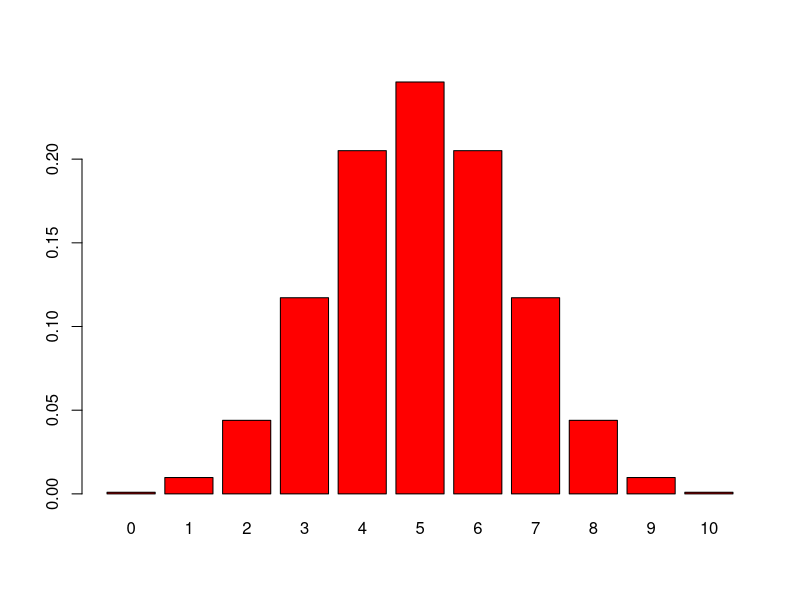
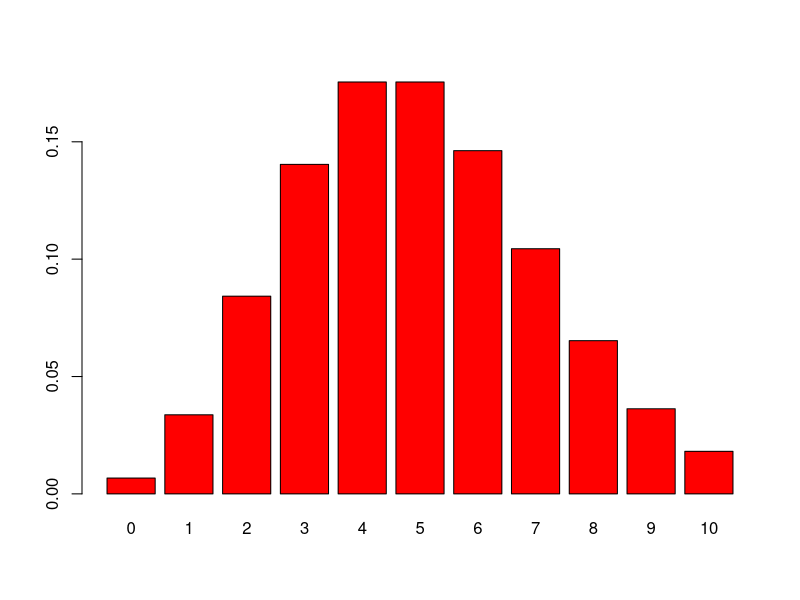
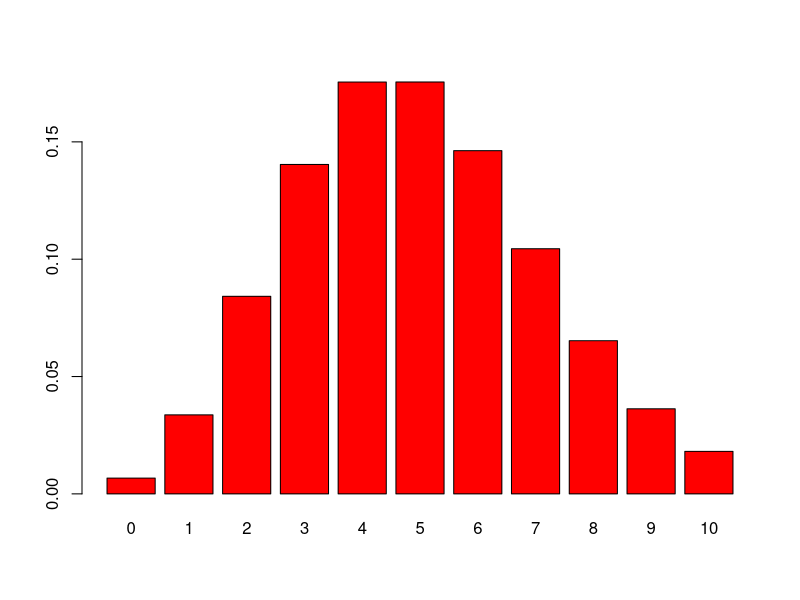
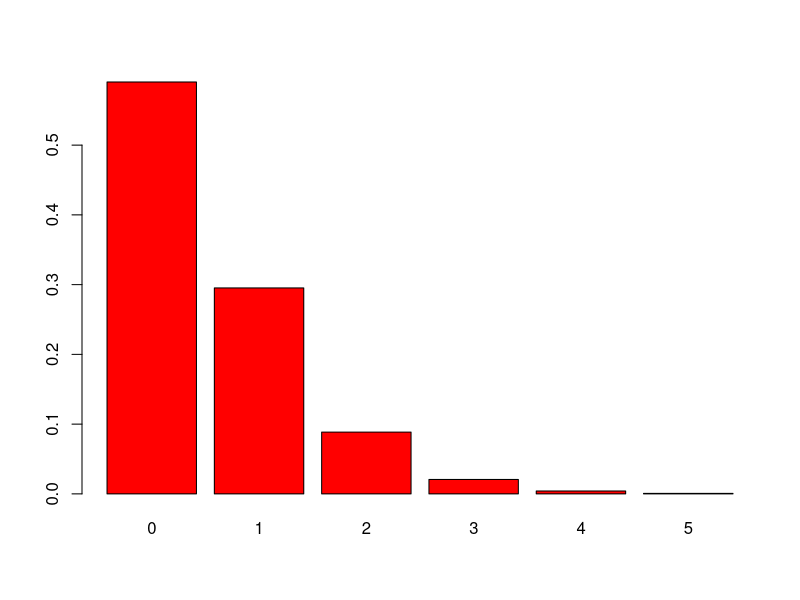
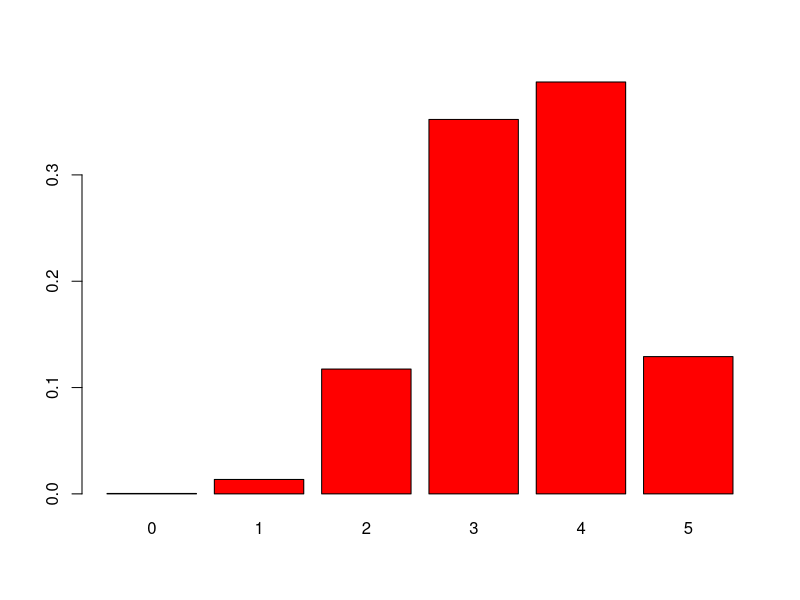

The R script that drew these images, in order:
## ---- chunk 1
# 这里相当于投了15次硬币
rbinom(n = 15, prob = 0.5, size = 1)
## ---- chunk 2
dbinom(0:1, size = 1, prob = 0.5)
## ---- chunk 3
pbinom(0:1, size = 1, prob = 0.5)
## ---- chunk 4
qbinom(c(0.5, 1), size = 1, prob = 0.5)
## ---- chunk 5
# 每一个值表示投掷10次硬币，有多少次正面朝上。有20个值时这个实验重复了20次
rbinom(20, size = 10, prob = 0.5)
## ---- chunk 6
dbinom(0:10, size = 10, prob = 0.5)
barplot(dbinom(0:10, size = 10, prob = 0.5), names.arg = 0:10, col = "red")
## ---- chunk 7
pvec = rep(1/6, 6)
rmultinom(5, size = 10, prob = pvec)
## ---- chunk 8
dmultinom(c(2, 2, 2, 2, 2, 0), size = 10, prob = pvec)
## ---- chunk 9
rpois(20, 5)
## ---- chunk 10
barplot(dpois(0:10, 5), names.arg = 0:10, col = "red")
## ---- chunk 11
barplot(dbinom(0:10, size = 10000, prob = 0.0005), names.arg = 0:10, col = "red")
## ---- chunk 12
dpois(0:10, 5)

dbinom(0:10, size = 10000, prob = 0.0005)
## ---- chunk 13
rnbinom(10, size = 5, prob = 9/10)
## ---- chunk 14
barplot(dnbinom(0:5, size = 5, prob = 9/10), names.arg = 0:5, col = "red")
## ---- chunk 15
rgeom(10, prob = 1/10)
## ---- chunk 16
dgeom(0:3,  prob = 1/10)
## ---- chunk 17
rhyper(0:5, 14, 6, 5)
## ---- chunk 18
barplot(dhyper(0:5, 14, 6, 5), names.arg = 0:5, col = "red")
